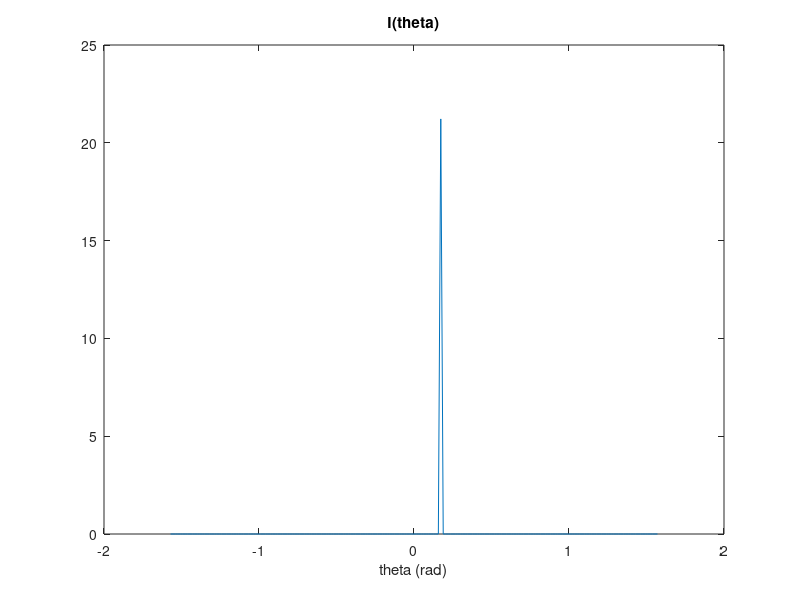

This chart was generated by the following MATLAB code: (Note: this script raises an error after producing the figure.)
%This section defines initial parameters%
colors = ['y','m','c','r','g','b','k']' ;
Ns=1;
t=(-pi/2:pi/200:pi/2)';
lt=length(t);
I=zeros(lt,1);
tm=randperm(lt,Ns)';
for m=1:Ns
    I(tm(m,1),1)=1/randi(4,1)*200/pi;
end
figure(1)
plot(t,I)
title('I(theta)')
xlabel('theta (rad)')
[Iu,u]=FT1D(t,I,1);
Na=10;
lx=(lt+1)/2;
x=linspace(lx/lt*min(u),lx/lt*max(u),lx)';
xm=randperm(lx,Na)';
A=zeros(lx,1);
    for m = 1:Na
     A(xm(m,1),1) = 1/(x(5,1)-x(4,1));
    end
[y,B] = mycorrelate(x,A,A);
B(find(y==0),1) = 0;
figure(2)
plot(x,A)
title('Antennae')
xlabel('x (Principle Wavelength)')
%%
for p=0:6
    lambda = 0.94+0.02*p;
[Iu,u]=FT1D(t,I,lambda);
V=Iu.*B;
BIGV(:,p+1) = V;
[phi, PSF]=IFT1D(y,B,lambda);
BIGPSF(:,p+1) = PSF;
[theta,R]=IFT1D(u,V,lambda);
BIGR(:,p+1) = R;
figure(3)
hold on
plot(phi,real(PSF),strcat(colors(p+1,1),'--'))
title('PSF')
xlabel('phi (rad)')
figure(4)
hold on
plot(u,real(V),strcat(colors(p+1,1),'--'))
title('Visibility')
xlabel('u (wavelengths)')
figure(5)
hold on
plot(theta,real(R),strcat(colors(p+1,1),'--'))
title('Reconstructed Sky')
xlabel('theta (rad)')
end
BIGV = 1/7*sum(BIGV')';
BIGPSF = 1/7*sum(BIGPSF')';
BIGR = 1/7*sum(BIGR')';
figure(3)
hold on
plot(phi,real(BIGPSF),'LineWidth',5)
figure(4)
hold on
plot(u,real(BIGV),'LineWidth',5)
figure(5)
hold on
plot(theta,real(BIGR),'LineWidth',5)
